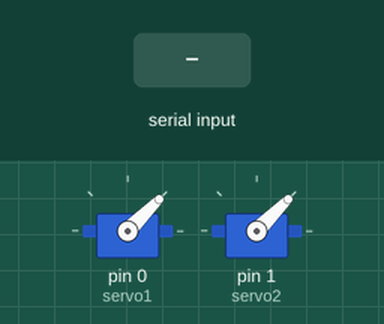
A program run on a simulated MicroPython board. Parts: 2 × servo. Inputs (shaded band) come from the test bench. Servo angles are drawn from the pulse width (0.5 ms = 0°, 2.5 ms = 180°); what the program prints to the serial console is not drawn.

Above: at 1.2 s.
1.3 s: "90" typed at the serial console, then Enter
At 2.3 s:
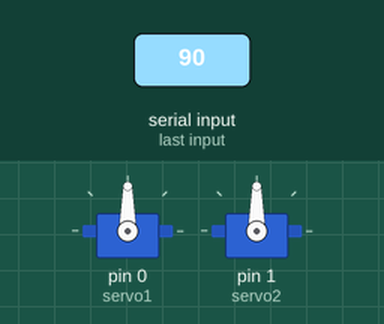
2.8 s: "1" typed at the serial console, then Enter
At 3.4 s:
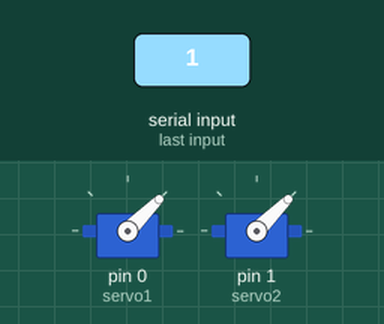
Timing chart, 0 to 5.8 s (numbered marks = the images above; inputs shaded):
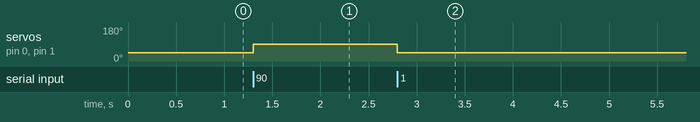

Measured:
- after the input at 1.3 s, servo on pin 0 (servo1), servo on pin 1 (servo2): 45° → 90° at once
- after the input at 2.8 s, servo on pin 0 (servo1), servo on pin 1 (servo2): 90° → 45° at once

The program:

_main.py
```python
import sys
from machine import Pin, PWM
import time

SERVO_MIN = 1000
SERVO_MAX = 2000

servo1 = PWM(Pin(0))
servo2 = PWM(Pin(1))
servo1.freq(50)
servo2.freq(50)

print("🟢 USB serial ready")

def map_value(value, in_min, in_max, out_min, out_max):
    return int((value - in_min) * (out_max - out_min) / (in_max - in_min) + out_min)

def set_servo_position(servo, position):
    pulse_width = map_value(position, 0, 180, SERVO_MIN, SERVO_MAX)
    servo.duty_ns(pulse_width * 1000)

set_servo_position(servo1, 0)
set_servo_position(servo2, 0)

while True:
    try:
        value_string = sys.stdin.readline().strip()
        print(f"🔵 Received over USB: {value_string}")
        pos = int(value_string)

        if 0 <= pos <= 180:
            set_servo_position(servo1, pos)
            set_servo_position(servo2, pos)
            print(f"✅ Servo moved to {pos}")
        else:
            print("❗ Value out of range (0–180)")
    except Exception as e:
        print(f"❌ Error: {e}")
```
